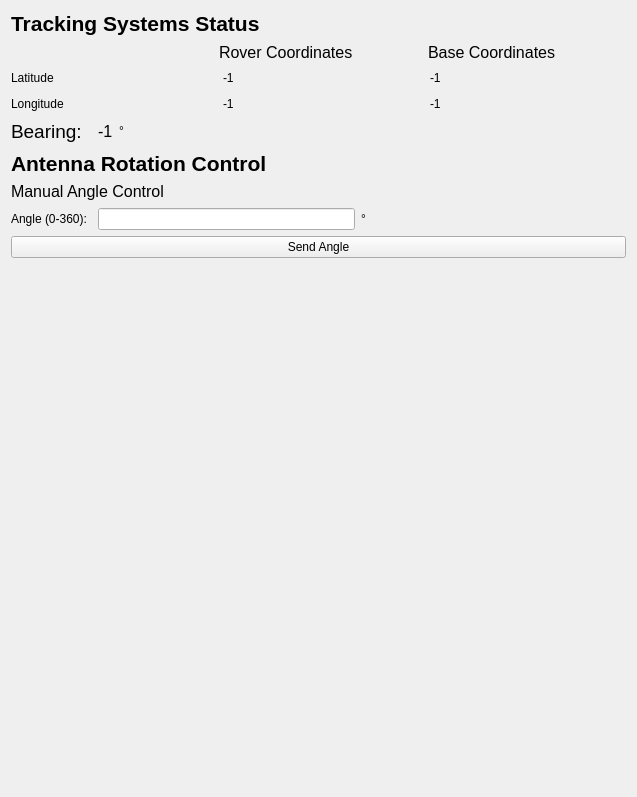
        <widget class="QWidget" name="tab_5">
         <attribute name="title">
          <string>RDF</string>
         </attribute>
         <layout class="QGridLayout" name="gridLayout_16">
          <item row="1" column="0">
           <spacer name="verticalSpacer_6">
            <property name="orientation">
             <enum>Qt::Vertical</enum>
            </property>
            <property name="sizeHint" stdset="0">
             <size>
              <width>615</width>
              <height>488</height>
             </size>
            </property>
           </spacer>
          </item>
          <item row="0" column="0">
           <layout class="QGridLayout" name="gridLayout_24">
            <item row="1" column="0">
             <layout class="QHBoxLayout" name="horizontalLayout_22">
              <item>
               <spacer name="horizontalSpacer_22">
                <property name="orientation">
                 <enum>Qt::Horizontal</enum>
                </property>
                <property name="sizeType">
                 <enum>QSizePolicy::Fixed</enum>
                </property>
                <property name="sizeHint" stdset="0">
                 <size>
                  <width>208</width>
                  <height>20</height>
                 </size>
                </property>
               </spacer>
              </item>
              <item>
               <widget class="QLabel" name="label_47">
                <property name="font">
                 <font>
                  <pointsize>12</pointsize>
                 </font>
                </property>
                <property name="text">
                 <string>Rover Coordinates</string>
                </property>
               </widget>
              </item>
              <item>
               <spacer name="horizontalSpacer_23">
                <property name="orientation">
                 <enum>Qt::Horizontal</enum>
                </property>
                <property name="sizeType">
                 <enum>QSizePolicy::Fixed</enum>
                </property>
                <property name="sizeHint" stdset="0">
                 <size>
                  <width>5</width>
                  <height>20</height>
                 </size>
                </property>
               </spacer>
              </item>
              <item>
               <widget class="QLabel" name="label_48">
                <property name="font">
                 <font>
                  <pointsize>12</pointsize>
                 </font>
                </property>
                <property name="text">
                 <string>Base Coordinates</string>
                </property>
               </widget>
              </item>
             </layout>
            </item>
            <item row="9" column="0">
             <spacer name="verticalSpacer_12">
              <property name="orientation">
               <enum>Qt::Vertical</enum>
              </property>
              <property name="sizeHint" stdset="0">
               <size>
                <width>20</width>
                <height>40</height>
               </size>
              </property>
             </spacer>
            </item>
            <item row="3" column="0">
             <layout class="QGridLayout" name="gridLayout_25">
              <item row="0" column="2">
               <widget class="QLabel" name="bearing_angle">
                <property name="font">
                 <font>
                  <pointsize>12</pointsize>
                 </font>
                </property>
                <property name="text">
                 <string>-1</string>
                </property>
               </widget>
              </item>
              <item row="0" column="0">
               <widget class="QLabel" name="label_49">
                <property name="font">
                 <font>
                  <pointsize>14</pointsize>
                 </font>
                </property>
                <property name="text">
                 <string>Bearing: </string>
                </property>
               </widget>
              </item>
              <item row="0" column="4">
               <spacer name="horizontalSpacer_24">
                <property name="orientation">
                 <enum>Qt::Horizontal</enum>
                </property>
                <property name="sizeType">
                 <enum>QSizePolicy::Expanding</enum>
                </property>
                <property name="sizeHint" stdset="0">
                 <size>
                  <width>40</width>
                  <height>20</height>
                 </size>
                </property>
               </spacer>
              </item>
              <item row="0" column="1">
               <spacer name="horizontalSpacer_25">
                <property name="orientation">
                 <enum>Qt::Horizontal</enum>
                </property>
                <property name="sizeType">
                 <enum>QSizePolicy::Fixed</enum>
                </property>
                <property name="sizeHint" stdset="0">
                 <size>
                  <width>5</width>
                  <height>20</height>
                 </size>
                </property>
               </spacer>
              </item>
              <item row="0" column="3">
               <widget class="QLabel" name="label_50">
                <property name="text">
                 <string>&lt;html&gt;&lt;head/&gt;&lt;body&gt;&lt;p&gt;&lt;span&gt;&amp;#176;&lt;/span&gt; &lt;/p&gt;&lt;/body&gt;&lt;/html&gt;</string>
                </property>
               </widget>
              </item>
             </layout>
            </item>
            <item row="8" column="0">
             <widget class="QPushButton" name="manual_angle_pb">
              <property name="text">
               <string>Send Angle</string>
              </property>
             </widget>
            </item>
            <item row="6" column="0">
             <layout class="QVBoxLayout" name="verticalLayout_21">
              <item>
               <widget class="QLabel" name="label_51">
                <property name="font">
                 <font>
                  <pointsize>12</pointsize>
                 </font>
                </property>
                <property name="text">
                 <string>Manual Angle Control</string>
                </property>
               </widget>
              </item>
              <item>
               <spacer name="verticalSpacer_13">
                <property name="orientation">
                 <enum>Qt::Vertical</enum>
                </property>
                <property name="sizeType">
                 <enum>QSizePolicy::Fixed</enum>
                </property>
                <property name="sizeHint" stdset="0">
                 <size>
                  <width>20</width>
                  <height>1</height>
                 </size>
                </property>
               </spacer>
              </item>
             </layout>
            </item>
            <item row="2" column="0">
             <layout class="QGridLayout" name="gridLayout_26">
              <item row="1" column="0">
               <layout class="QHBoxLayout" name="horizontalLayout_25">
                <item>
                 <widget class="QLabel" name="label_52">
                  <property name="text">
                   <string>Longitude</string>
                  </property>
                 </widget>
                </item>
                <item>
                 <spacer name="horizontalSpacer_26">
                  <property name="orientation">
                   <enum>Qt::Horizontal</enum>
                  </property>
                  <property name="sizeType">
                   <enum>QSizePolicy::Fixed</enum>
                  </property>
                  <property name="sizeHint" stdset="0">
                   <size>
                    <width>10</width>
                    <height>20</height>
                   </size>
                  </property>
                 </spacer>
                </item>
                <item>
                 <widget class="QLabel" name="rover_lon">
                  <property name="text">
                   <string>&lt;html&gt;&lt;head/&gt;&lt;body&gt;&lt;p&gt;-1&lt;/p&gt;&lt;/body&gt;&lt;/html&gt;</string>
                  </property>
                 </widget>
                </item>
                <item>
                 <spacer name="horizontalSpacer_27">
                  <property name="orientation">
                   <enum>Qt::Horizontal</enum>
                  </property>
                  <property name="sizeType">
                   <enum>QSizePolicy::Fixed</enum>
                  </property>
                  <property name="sizeHint" stdset="0">
                   <size>
                    <width>5</width>
                    <height>20</height>
                   </size>
                  </property>
                 </spacer>
                </item>
                <item>
                 <widget class="QLabel" name="base_lon">
                  <property name="text">
                   <string>&lt;html&gt;&lt;head/&gt;&lt;body&gt;&lt;p&gt;-1&lt;/p&gt;&lt;/body&gt;&lt;/html&gt;</string>
                  </property>
                 </widget>
                </item>
               </layout>
              </item>
              <item row="0" column="0">
               <layout class="QHBoxLayout" name="horizontalLayout_26">
                <item>
                 <widget class="QLabel" name="label_53">
                  <property name="text">
                   <string>Latitude</string>
                  </property>
                 </widget>
                </item>
                <item>
                 <spacer name="horizontalSpacer_28">
                  <property name="orientation">
                   <enum>Qt::Horizontal</enum>
                  </property>
                  <property name="sizeType">
                   <enum>QSizePolicy::Fixed</enum>
                  </property>
                  <property name="sizeHint" stdset="0">
                   <size>
                    <width>10</width>
                    <height>20</height>
                   </size>
                  </property>
                 </spacer>
                </item>
                <item>
                 <widget class="QLabel" name="rover_lat">
                  <property name="text">
                   <string>&lt;html&gt;&lt;head/&gt;&lt;body&gt;&lt;p&gt;-1&lt;/p&gt;&lt;/body&gt;&lt;/html&gt;</string>
                  </property>
                  <property name="scaledContents">
                   <bool>false</bool>
                  </property>
                 </widget>
                </item>
                <item>
                 <spacer name="horizontalSpacer_29">
                  <property name="orientation">
                   <enum>Qt::Horizontal</enum>
                  </property>
                  <property name="sizeType">
                   <enum>QSizePolicy::Fixed</enum>
                  </property>
                  <property name="sizeHint" stdset="0">
                   <size>
                    <width>5</width>
                    <height>20</height>
                   </size>
                  </property>
                 </spacer>
                </item>
                <item>
                 <widget class="QLabel" name="base_lat">
                  <property name="text">
                   <string>&lt;html&gt;&lt;head/&gt;&lt;body&gt;&lt;p&gt;-1&lt;/p&gt;&lt;/body&gt;&lt;/html&gt;</string>
                  </property>
                 </widget>
                </item>
               </layout>
              </item>
             </layout>
            </item>
            <item row="4" column="0">
             <spacer name="verticalSpacer_14">
              <property name="orientation">
               <enum>Qt::Vertical</enum>
              </property>
              <property name="sizeType">
               <enum>QSizePolicy::Fixed</enum>
              </property>
              <property name="sizeHint" stdset="0">
               <size>
                <width>20</width>
                <height>2</height>
               </size>
              </property>
             </spacer>
            </item>
            <item row="5" column="0">
             <widget class="QLabel" name="label_54">
              <property name="font">
               <font>
                <pointsize>16</pointsize>
                <weight>75</weight>
                <bold>true</bold>
               </font>
              </property>
              <property name="text">
               <string>Antenna Rotation Control</string>
              </property>
             </widget>
            </item>
            <item row="7" column="0">
             <layout class="QGridLayout" name="gridLayout_27">
              <item row="0" column="2">
               <widget class="QLineEdit" name="manual_angle_text"/>
              </item>
              <item row="0" column="1">
               <spacer name="horizontalSpacer_30">
                <property name="orientation">
                 <enum>Qt::Horizontal</enum>
                </property>
                <property name="sizeType">
                 <enum>QSizePolicy::Fixed</enum>
                </property>
                <property name="sizeHint" stdset="0">
                 <size>
                  <width>5</width>
                  <height>20</height>
                 </size>
                </property>
               </spacer>
              </item>
              <item row="0" column="0">
               <widget class="QLabel" name="label_55">
                <property name="text">
                 <string>Angle (0-360):</string>
                </property>
               </widget>
              </item>
              <item row="0" column="4">
               <spacer name="horizontalSpacer_31">
                <property name="orientation">
                 <enum>Qt::Horizontal</enum>
                </property>
                <property name="sizeType">
                 <enum>QSizePolicy::Expanding</enum>
                </property>
                <property name="sizeHint" stdset="0">
                 <size>
                  <width>40</width>
                  <height>20</height>
                 </size>
                </property>
               </spacer>
              </item>
              <item row="0" column="3">
               <widget class="QLabel" name="label_56">
                <property name="text">
                 <string>&lt;html&gt;&lt;head/&gt;&lt;body&gt;&lt;p&gt;&lt;span&gt;&amp;#176;&lt;/span&gt; &lt;/p&gt;&lt;/body&gt;&lt;/html&gt;</string>
                </property>
               </widget>
              </item>
             </layout>
            </item>
            <item row="0" column="0">
             <widget class="QLabel" name="label_57">
              <property name="font">
               <font>
                <pointsize>16</pointsize>
                <weight>75</weight>
                <bold>true</bold>
               </font>
              </property>
              <property name="text">
               <string>Tracking Systems Status</string>
              </property>
             </widget>
            </item>
           </layout>
          </item>
         </layout>
        </widget>
